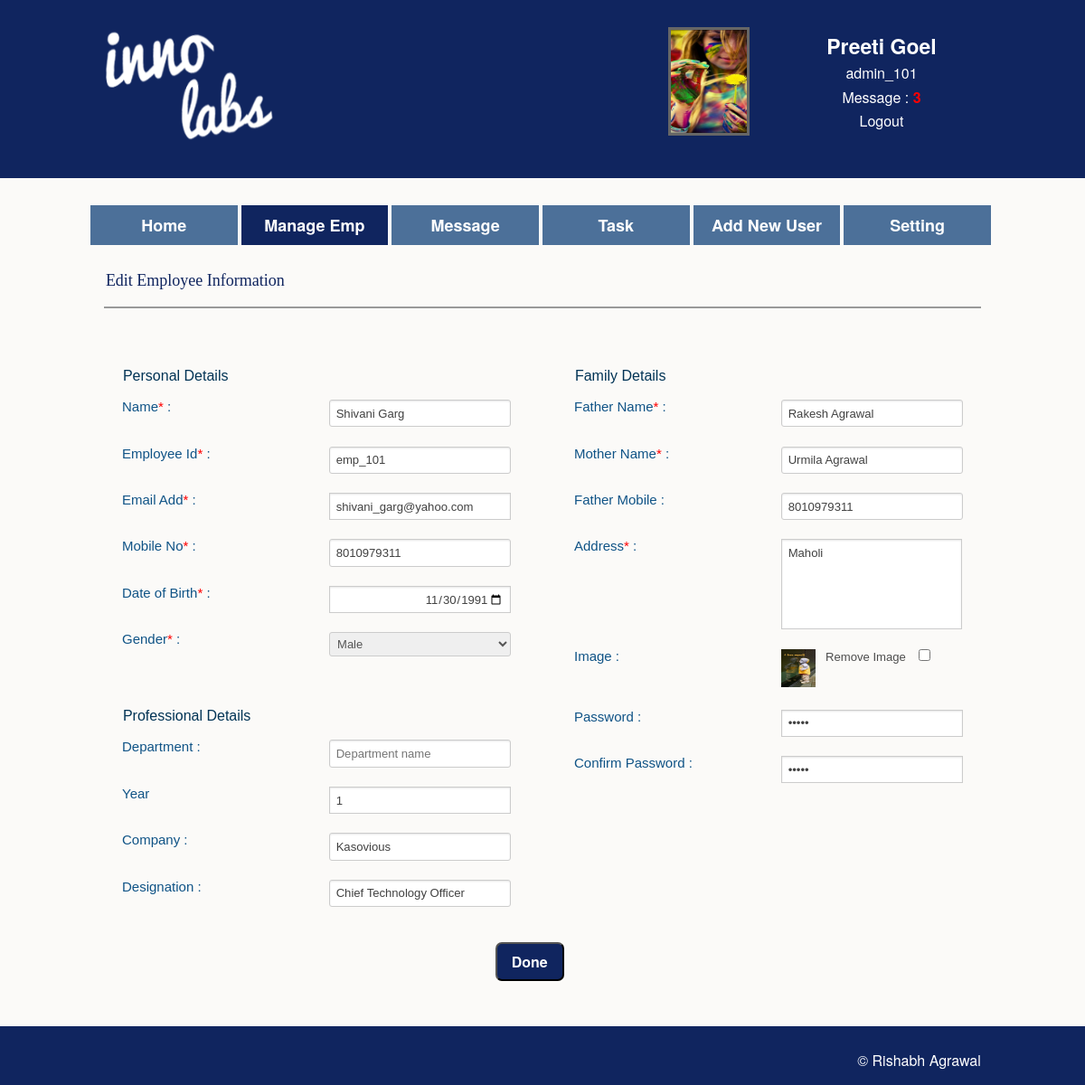
The page /edit_employee.php?user_id=emp_101 (signed in) on the database its author committed.
### tables this page shows
CREATE TABLE IF NOT EXISTS `employee` (
  `id` int(11) NOT NULL AUTO_INCREMENT,
  `Name` varchar(255) NOT NULL,
  `User_id` varchar(255) NOT NULL,
  `Password` varchar(255) NOT NULL,
  `Email_id` varchar(255) NOT NULL,
  `Mobile` varchar(255) NOT NULL,
  `Gender` varchar(255) NOT NULL,
  `Dob` varchar(255) NOT NULL,
  `Department` varchar(255) NOT NULL,
  `Exp_year` varchar(255) NOT NULL,
  `Company` varchar(255) NOT NULL,
  `Designation` varchar(255) NOT NULL,
  `Father_name` varchar(255) NOT NULL,
  `Mother_name` varchar(255) NOT NULL,
  `Father_mobile` varchar(255) NOT NULL,
  `Address` varchar(255) NOT NULL,
  `Image` varchar(255) NOT NULL,
  `Status` varchar(255) NOT NULL,
  PRIMARY KEY (`id`)
);

### edit_employee.php (the view, shortened to what this page needs)
<?php
include('header.php');
if(isset($_GET['user_id']))
{
	$user_id = $_GET['user_id'];
	$query = mysql_query("SELECT * FROM employee WHERE status = 'True' AND User_id = '$user_id'");
	$row = mysql_fetch_assoc($query);
}
?>
   <?php
	if(substr($_SESSION['login_id'],0,4) == 'admi')
	{
	?>
    <div class="row nav">
    	<a href="home.php">
        <div class="large-2 column">
         Home
        </div>
        </a>
        <a href="manage_emp.php">
        <div class="large-2 column" style="background:#10255F;">
       	 Manage Emp
        </div>
        </a>
        <a href="message.php">
        <div class="large-2 column">
         Message
        </div>
        </a>
        <a href="task.php">
        <div class="large-2 column">
         Task
        </div>
        </a>
        <a href="signup.php">
        <div class="large-2 column">
         Add New User
        </div>
        </a>
        <a href="setting.php">
        <div class="large-2 column" >
        Setting
        </div>
        </a>
    </div>
  	<?php
	}
    else
	{
		unset($_SESSION['login_id']);
		header('location: index.php');
	}
	?>
    <div class="row">
    	<div class="large-12 column main_heading">
        Edit Employee Information
        </div>
    </div>
     <div class="row">
    	<div class="large-12 column">
        <hr style="border:0.1em #999999 solid;">
        </div>
    </div>
    <div class="sign_up">
    <div class="row user_detail">
         <?php
   if(isset($_GET['user_id']))
	{
		if(mysql_num_rows($query) != 0)
		{
	?>
        <div class="large-6 column">
        <form action="view_employee.php" method="post" enctype="multipart/form-data">
        <div class="block">
        	<div class="row name">
                <div class="large-6 column title">
                Personal Details
                </div>
            </div>
            <div class="row name">
            	<div class="large-6 column heading">
                Name<span>*</span> :
                </div>
                <div class="large-6 column end">
                <input type="text" name="name" class="box"  value="<?php echo $row['Name']?>" required/>
                </div>
            </div>
            <div class="row name">
            	<div class="large-6 column heading">
                Employee Id<span>*</span> :
                </div>
                <div class="large-6 column end">
                <input type="text"  name="employee_id" class="box"  value="<?php echo $row['User_id']?>" readonly required/>
                </div>
            </div>
             <div class="row name">
            	<div class="large-6 column heading">
                Email Add<span>*</span> :
                </div>
                <div class="large-6 column end">
                <input type="email" name="email" required class="box"  value="<?php echo $row['Email_id']?>" placeholder="E-mail" />
                </div>
            </div>
             <div class="row name">
            	<div class="large-6 column heading">
                Mobile No<span>*</span> :
                </div>
                <div class="large-6 column end">
                <input type="text" name="mobile" id="mobile" required value="<?php echo $row['Mobile']?>"  class="box" pattern="[0-9]{10}" maxlength="10" placeholder="Mobile Number" />
                </div>
            </div>
             <div class="row name">
            	<div class="large-6 column heading">
                Date of Birth<span>*</span> :
                </div>
                <div class="large-6 column end">
                <input type="date" class="box" style="text-align:right;" value="<?php echo $row['Dob']?>" required name="dob" />
                </div>
            </div>
             <div class="row name">
            	<div class="large-6 column heading">
                Gender<span>*</span> :
                </div>
                <div class="large-6 column end">
                <?php
				if($row['Gender'] == 'Male')
				{
					echo '<select required  name="gender" class="select">
                <option selected value="Male">Male</option>
                <option value="Female">Female</option>
                </select>';
				}
				elseif($row['Gender'] == 'Female')
				{
					echo '<select required  name="gender" class="select">
                <option value="Male">Male</option>
                <option selected value="Female">Female</option>
                </select>';
				}
				?>
                </div>
            </div>
		</div>
		<div class="block">
            <div class="row name">
                <div class="large-6 column title">
                Professional Details
                </div>
            </div>
             <div class="row name">
            	<div class="large-6 column heading">
               	Department :
                </div>
                <div class="large-6 column end">
                <input type="text" name="dep_name" class="box" value="<?php echo $row['Department']; ?>" placeholder="Department name" />
                </div>
            </div>
            <div class="row name">
            	<div class="large-6 column heading">
                Year
                </div>
                <div class="large-6 column end">
                <input type="number" class="box exp_year" value="<?php echo $row['Exp_year']?>"  min="0" name="year" placeholder="Year">
                </div>
            </div>
             <div class="row name">
            	<div class="large-6 column heading">
               	Company :
                </div>
                <div class="large-6 column end">
                <input type="text" name="company" value="<?php echo $row['Company']; ?>" class="box exp_comp"  placeholder="Company name" />
                </div>
            </div>
            <div class="row name">
            	<div class="large-6 column heading">
               	Designation :
                </div>
                <div class="large-6 column end">
                <input type="text" name="designation" value="<?php echo $row['Designation']; ?>" class="box exp_des" placeholder="Desingnation" />
                </div>
            </div>
          </div>
        </div>
        <div class="large-6 column">
        	<div class="row ">
        		<div class="large-12 column">
                 <div class="block">
                    <div class="row name">
                        <div class="large-6 column title">
                        Family Details
                        </div>
                    </div>
                    <div class="row name">
                        <div class="large-6 column heading">
                        Father Name<span>*</span> :
                        </div>
                        <div class="large-6 column end">
                        <input type="text" name="father_name" class="box" value="<?php echo $row['Father_name']; ?>" required  placeholder="Father Name" />
                        </div>
                    </div>
                    <div class="row name">
                        <div class="large-6 column heading">
                        Mother Name<span>*</span> :
                        </div>
                        <div class="large-6 column end">
                       <input type="text" name="mother_name" class="box" required  value="<?php echo $row['Mother_name']; ?>" placeholder="Mother Name" />
                        </div>
                    </div>
                    <div class="row name">
                        <div class="large-6 column heading">
                        Father Mobile :
                        </div>
                        <div class="large-6 column end">
                       <input type="text" name="father_mobile" class="box" value="<?php echo $row['Father_mobile']; ?>" pattern="[0-9]{10}" maxlength="10"  placeholder="Father Mobile" />
                        </div>
                    </div>
                    <div class="row name">
                        <div class="large-6 column heading">
                        Address<span>*</span> :
                        </div>
                        <div class="large-6 column end">
                        <textarea name="address" required style="resize:none; height:100px; width:200px;"><?php echo $row['Address']; ?></textarea>
                        </div>
                    </div>
        <?php
		if($row['Image'] == "unknown.jpg")
		{
		?>
          <div class="row name">
              <div class="large-6 column heading">
              Image Upload :
              </div>
              <div class="large-6 column end">
              <input type="file" name="file" accept="image/jpeg" accept="image/gif" accept="image/x-png"  >
              </div>
          </div>
          <?php
		}else{
		?>
        <div class="row name checkb">
              <div class="large-6 column heading">
              Image :
              </div>
              <div class="large-6 column end">
              <label><img src="employee/<?php echo $row['Image']?>" style="height:42px; width:38px;float:left;">&nbsp;&nbsp;&nbsp;Remove Image &nbsp;&nbsp;&nbsp;<input type="checkbox"  name="check"  class="checkbo" id="image_up" /></label>
              </div>
      	</div>
        <?php
		}
        ?>
           <div class="row name" style="margin-top:17px;">
              <div class="large-6 column heading">
             Password :
              </div>
              <div class="large-6 column end">
              <input type="password" name="password" required value="<?php echo $row['Password']; ?>" >
              </div>
          </div>
           <div class="row name">
              <div class="large-6 column heading">
              Confirm Password :
              </div>
              <div class="large-6 column end">
              <input type="password" name="con_password" required  value="<?php echo $row['Password']; ?>" >
              </div>
          </div>
                   </div>
            </div>
           <?php
		}
	}
		   ?>
        </div>
        </div>
         </div>
        <div class="row">
        <div class="large-2 large-centered column">
        <input type="submit" value="Done" name="done" class="submit">
        </div>
        </div>
    </div>
   <div id="full_width">
   <div class="footer">
        <div class="row">
            <div class="large-2 large-offset-10 column copyright">
        &copy; Rishabh Agrawal
            </div>
        </div>
   </div>
   </div>
</body>
</html>

### header.php (shortened to what this page needs)
<?php
if(substr($_SESSION['login_id'],0,4) == 'admi')
{
	if(!isset($_SESSION['login_id']))
	{
		header('location:index.php');
	}
	else{
		$user_id = $_SESSION['login_id'];
		$table = "msg_".$user_id;
		$query = mysql_query("SELECT * FROM admin Where Status = 'True' AND User_id = '$user_id'");
		$row_header = mysql_fetch_assoc($query);
		$query = mysql_query("SELECT * FROM $table WHERE Status = 'True' AND Display = '1'");
		$total_message =  mysql_num_rows($query);
	}
?>
<!DOCTYPE html>
 <html class="no-js" lang="en">
<head>
  <link rel="stylesheet" href="css/normalize.css" />
  <link rel="stylesheet" href="css/main.css" />
  <link rel="stylesheet" href="css/foundation.css" />
</head>
<body id="body">
<div id="full_width">
    <div class="row header" id="full_widths">
        <div class="large-6 columns">
        	<div class="row">
            <div class="large-10 column">
       			 <a href="#"><img src="img/logo.png" style="height:130px;  margin-left:-100px;"></a>
        	</div>
        	</div>
        </div>
        <div class="large-2 large-offset-1 column" >
            <div class="row">
				<div class="large-8 large-offset-4">
            		<img src="admin/<?php echo $row_header['Image']?>" style="height:120px;width:90px;border:3px #666 solid;"  >
            	</div>
            </div>
        </div>
        <div class="large-3 column end">
            <div class="row ">
                <div class="large-12 columns user_name">
                <h4><a href="#" class="user_n"><?php echo $row_header['Name']?></a></h4>
                </div>
            </div>
            <div class="row ">
                <div class="large-12 user_name columns" style="margin-top:-10px;">
                <p class="user_n"><?php echo $row_header['User_id']?></p>
                </div>
            </div>
            <div class="row ">
                <div class="large-12 user_name column" style="margin-top:-19px;">
                <p><a href="view_message.php" class="user_n">Message : <?php
                if($total_message == '0')
				{
					echo "<span style='font-weight:bold;'>".$total_message."</span>";
				}
				else
				{
					echo "<span style='color:red;font-weight:bold;'>".$total_message."</span>";
				}
				?>
                </a></p>
                </div>
            </div>
            <div class="row ">
                <div class="large-12 user_name column" style="margin-top:-19px;">
                <p><a href="logout.php" class="user_n">Logout</a></p>
                </div>
            </div>
         </div>
    </div>
 </div>
<?php
}
else{
	unset($_SESSION['login_id']);
	header('location: index.php');
}
?>

### css/main.css (style rules this page uses)
#body { background:#fbfaf8; }
.main_heading { margin-top:30px; font-size:18px; color:#10255F; font-family:"Comic Sans MS", cursive; }
#full_width { width:100%; background:#10255F; }
.header { padding-top:30px; padding-bottom:30px; }
.user_name { text-align:center; }
.user_n { color:#fff !important; }
.nav { padding-top:30px; }
.nav div { text-align:center; padding-top:1.3%; padding-bottom:1.3%; font-size:18px; background:#4c7099; border-right:#fbfaf8 solid 4px; color:#fff; font-weight:bold; }
.sign_up .title { font-size:16px; color:#035; font-family:"Lucida Sans Unicode", "Lucida Grande", sans-serif; padding:20px 0px 10px 0px; }
.sign_up .name { font-size:15px; color:#0F5386; font-family:"Lucida Sans Unicode", "Lucida Grande", sans-serif; padding-top:8px; }
.sign_up .block { padding:0px 20px 10px 20px; margin-top:20px; }
.sign_up span { color:#F00; }
input[type="text"] { display:inline-block; width:210px; height:28px; padding:4px; margin-bottom:9px; font-size:13px; line-height:18px; color:#555555; border:1px solid #cccccc; -webkit-border-radius:3px; -moz-border-radius:3px; border-radius:3px; background:#fff; }
.sign_up form select { padding:4px; font-size:13px; line-height:18px; color:#555555; border:1px solid #cccccc; -webkit-border-radius:3px; -moz-border-radius:3px; border-radius:3px; }
input[type="submit"] { margin-left:16px; background-color:#10255F; color:#FFF; text-align:center; padding:8px 16px 8px 16px; font-weight:bold; border-radius:7px; cursor:pointer; }
.footer { background:#10255F; height:65px; margin-top:50px; color:#fff; }
.copyright { margin-top:30px; }

### rows shown on the page
employee: name "Shivani Garg", employee_id "emp_101", email "shivani_garg@yahoo.com", mobile "8010979311", dob "11/30/1991", year "1", company "Kasovious", designation "Chief Technology Officer", father_name "Rakesh Agrawal", mother_name "Urmila Agrawal", father_mobile "8010979311", address "Maholi", Image (picture)

### other values the page prints
$row_header['Name'] "Preeti Goel"
$row_header['User_id'] "admin_101"
$total_message "3"
